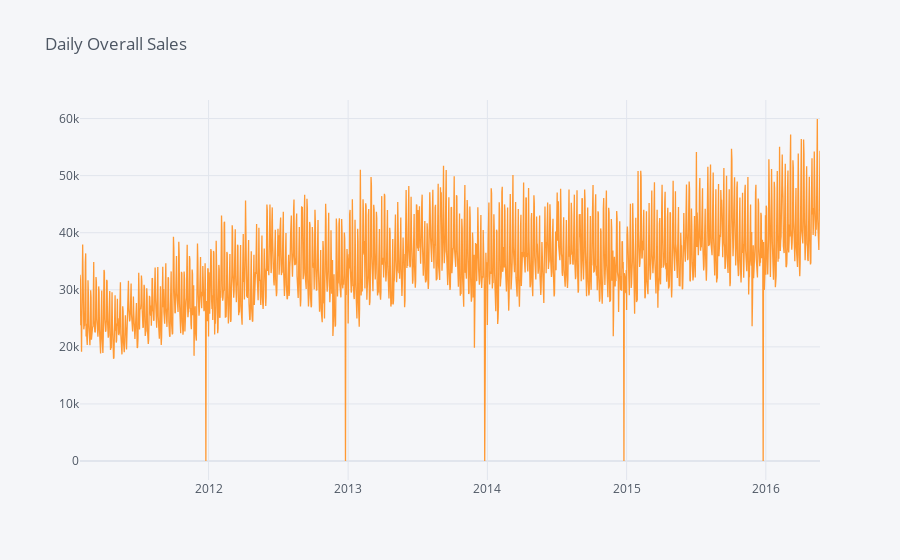

This figure's notebook cell:
### Code cell
sales_sum.iplot(title = "Daily Overall Sales")

### Figure 1 — Plotly figure (JSON) as saved in the notebook; plotly's stock layout.template omitted (floating-point values rounded to 4 significant figures; data arrays with more than 128 entries replaced by an {"elided": "..."} marker saying what was removed)
{"data": [{"line": {"color": "rgba(255, 153, 51, 1.0)", "dash": "solid", "shape": "linear", "width": 1.3}, "mode": "lines", "name": "sales", "text": "", "type": "scatter", "x": {"elided": "1941 str values"}, "y": {"elided": "1941 int values"}}], "layout": {"legend": {"bgcolor": "#F5F6F9", "font": {"color": "#4D5663"}}, "paper_bgcolor": "#F5F6F9", "plot_bgcolor": "#F5F6F9", "title": {"font": {"color": "#4D5663"}, "text": "Daily Overall Sales"}, "xaxis": {"gridcolor": "#E1E5ED", "showgrid": true, "tickfont": {"color": "#4D5663"}, "title": {"font": {"color": "#4D5663"}, "text": ""}, "zerolinecolor": "#E1E5ED"}, "yaxis": {"gridcolor": "#E1E5ED", "showgrid": true, "tickfont": {"color": "#4D5663"}, "title": {"font": {"color": "#4D5663"}, "text": ""}, "zerolinecolor": "#E1E5ED"}}}
